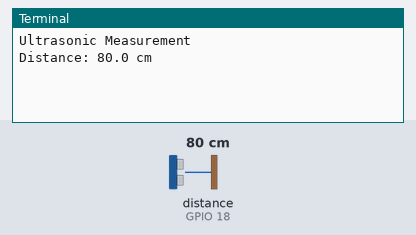
The program below on a simulated Raspberry Pi (BCM pin numbers). Parts: the last lines printed to the terminal. The test bench sets the inputs (shaded band); at power-on: distance to the obstacle (sensor on GPIO 18) 80 cm. The echo pulse lasts 58.3 µs per cm; the clock reads 2024-03-15 10:24:30 at power-on unless the program sets it.

Above: at 1.2 s.
1.3 s: distance to the obstacle (sensor on GPIO 18) set to 2 cm
At 2.2 s:
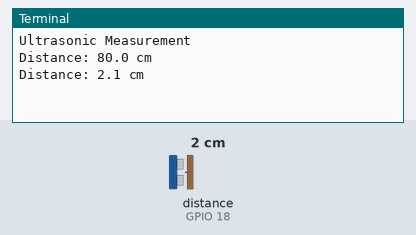
2.8 s: distance to the obstacle (sensor on GPIO 18) set to 4 cm
At 4.3 s:
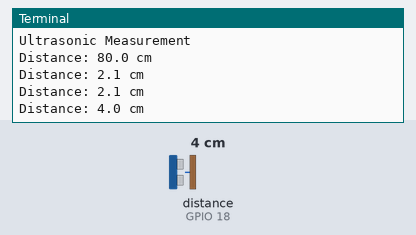
Timing chart, 0 to 5.8 s (numbered marks = the images above; inputs shaded):
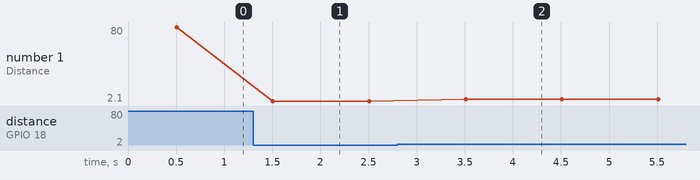

Measured:
- after the input at 1.3 s, the terminal: prints a new line after 0.21 s (image 1)
- after the input at 2.8 s, the terminal: prints a new line after 0.71 s (image 2)
- plotted number 1: 80 → 2.1 after the input at 1.3 s, 2.1 → 4 after the input at 2.8 s

The program:

distance.py
```python
import RPi.GPIO as GPIO
import time

GPIO.setmode(GPIO.BCM)
GPIO.setwarnings(False)

pinTrigger = 17
pinEcho = 18

print("Ultrasonic Measurement")

GPIO.setup(pinTrigger, GPIO.OUT)
GPIO.setup(pinEcho, GPIO.IN)

try:

	while True:

		GPIO.output(pinTrigger, False)
		time.sleep(0.5)

		GPIO.output(pinTrigger, True)
		time.sleep(0.00001)
		GPIO.output(pinTrigger, False)

		StartTime = time.time()

		while GPIO.input(pinEcho)==0:
			StartTime = time.time()

		while GPIO.input(pinEcho)==1:
			StopTime = time.time()

			if StopTime-StartTime >= 0.04:
				print("Hold on there! You're too close for me to see.")
				StopTime = StartTime
				break

		ElapsedTime = StopTime - StartTime
		Distance = ElapsedTime * 34326
		Distance = Distance / 2
		print("Distance: %.1f cm" % Distance)

		time.sleep(0.5)

except KeyboardInterrupt:
	GPIO.cleanup()
```
